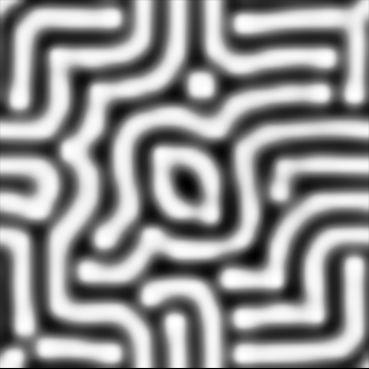
#> input picture fig.png, 369 x 369 px, found by its file name
$ python image.py
#> lines starting #> are read from the running program, lines starting #| are printed output that depends on the picture
#! /usr/bin/env python3
# import os
# import sys
import numpy as np

from PIL import Image

IN_IMG_PATH  = './fig.png'
OUT_IMG_PATH = './out.png'

def main():
  # white: (255, 255,255), black: (0, 0, 0)
  input_image = Image.open(IN_IMG_PATH)
#> input_image is the input picture: PIL image 369x369 RGBA; mean R, G, B, A 146, 146, 146, 255
  image_array = np.array(input_image)

  for i in range(len(image_array)):
      for j in range(len(image_array[i])):
        # print(image_array[i])
        r = image_array[i][j][0]
        g = image_array[i][j][1]
        b = image_array[i][j][2]
        a = image_array[i][j][3]

        r = 255 if r > 255//2 else 0
        g = 255 if g > 255//2 else 0
        b = 255 if b > 255//2 else 0

        image_array[i][j][0] = r
        image_array[i][j][1] = g
        image_array[i][j][2] = b
        image_array[i][j][3] = a
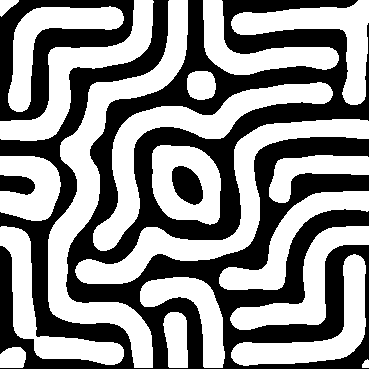
#> image_array: shape (369, 369, 4); mean R, G, B, A 139.9, 139.9, 139.9, 255

  output_image = Image.fromarray(image_array)
  output_image.save(OUT_IMG_PATH)

if __name__ == "__main__": main()
